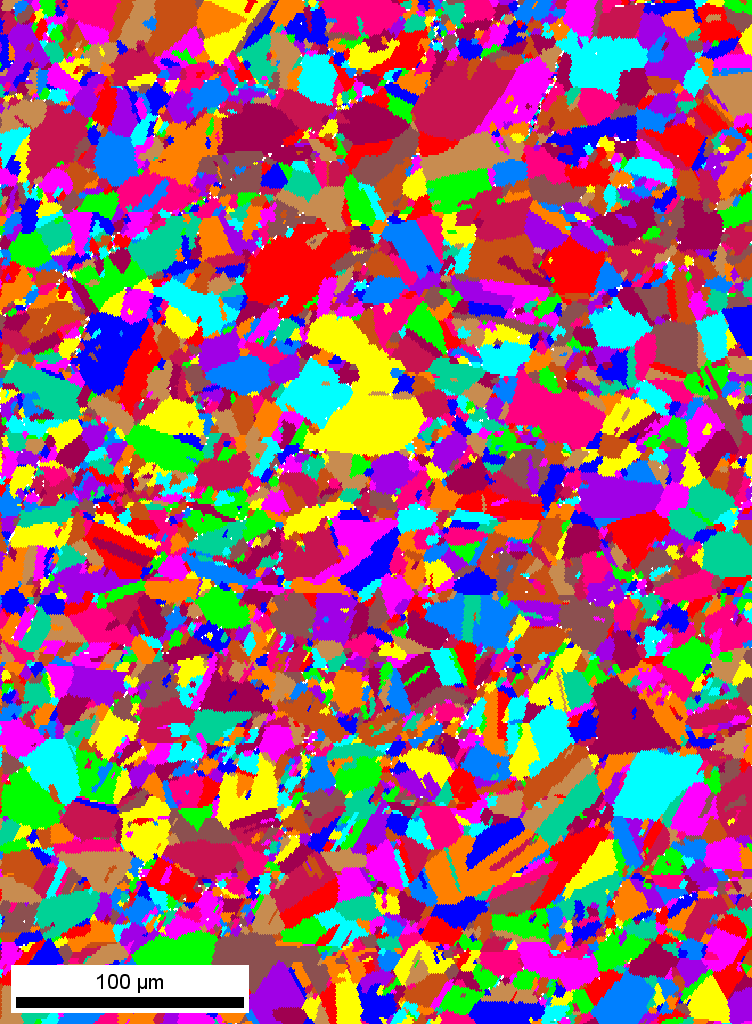
#> input picture simulations/2d_validation/Ni20Cr/Ni20Cr_EBSD.bmp, 752 x 1024 px
$ python grain_separator.py
#> lines starting #> are read from the running program, lines starting #| are printed output that depends on the picture; after the words box and inside, x2 and y2 are one past the last pixel; in counts of white or black regions, pixels touching at a corner belong together; long printed decimals are rounded
import cv2
import numpy as np
import matplotlib.pyplot as plt
import math
# import random as rng
# import itertools
import datetime
from string import Template

img_name = 'Ni20Cr_EBSD.bmp'
img = cv2.imread(img_name)
#> img is the input picture: shape (1024, 752, 3); mean B, G, R 115.7, 96.9, 151.6

### GETTING THE SCALE OF THE IMAGE
scale_num = 100 #um
units       = 'microns'
w_int = 1
n_per_w = 5
h_width = 2*w_int/n_per_w
H = 100
W = 150
l_PF = 0.5

gray = cv2.cvtColor(img,cv2.COLOR_BGR2GRAY)
ret,thresh = cv2.threshold(gray,5,255,cv2.THRESH_BINARY)
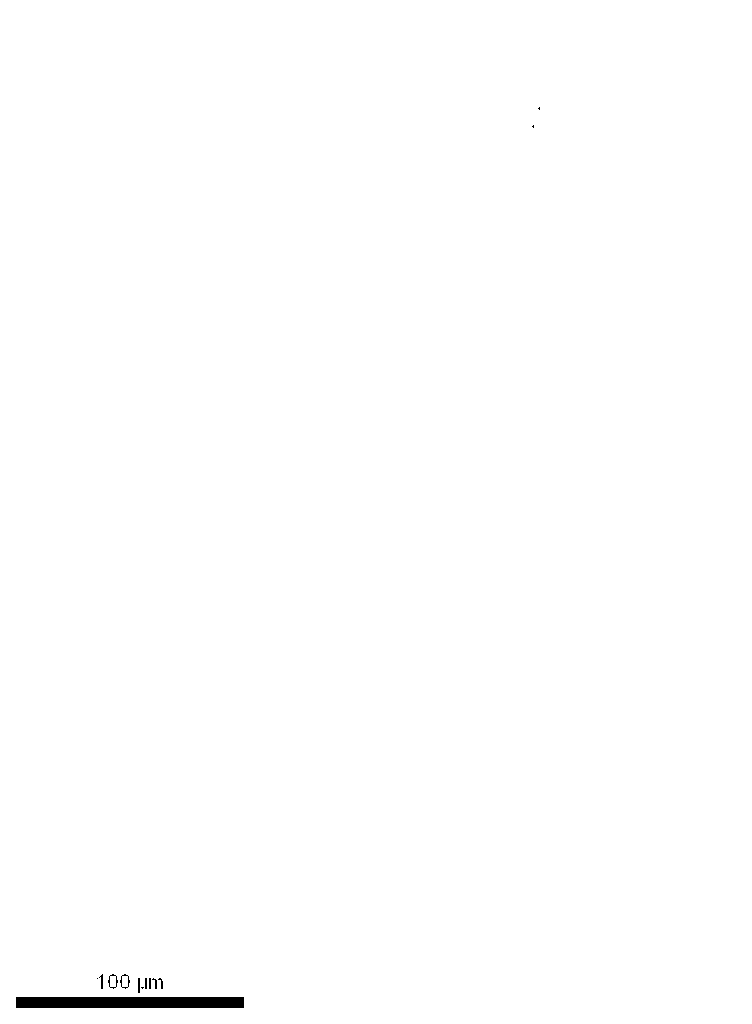
#> thresh: shape (1024, 752); 99.6% white; 13 black regions (4 under 20 px)

contours, hierarchy = cv2.findContours(thresh, cv2.RETR_LIST, cv2.CHAIN_APPROX_SIMPLE)
#> contours = 21 contours, 9 with area under 20; largest, box (x1, y1, x2, y2) and area: (0, 0, 752, 1024) 768273, (15, 996, 245, 1009) 2746, (137, 977, 141, 994) 46, (99, 973, 104, 990) 46, (157, 977, 164, 990) 36

#typically the first contour is the scale THRESH_BINARY
x,y,w,h=cv2.boundingRect(contours[0])
#> x = 15; y = 996; w = 230; h = 13

dpp = scale_num/(w-2)    #distance per pixel
#> dpp = 0.439


print("Image stepsizes are: ",dpp ," units/pixel")
#| Image stepsizes are:  0.4386  units/pixel


### CROP THE IMAGE TO REMOVE SCALE BAR

#Contour detects all white areas, the one with the largest area should be the scale bar. If this doesn't work, use manual cropping
ret,thresh = cv2.threshold(gray,254,255,cv2.THRESH_BINARY)
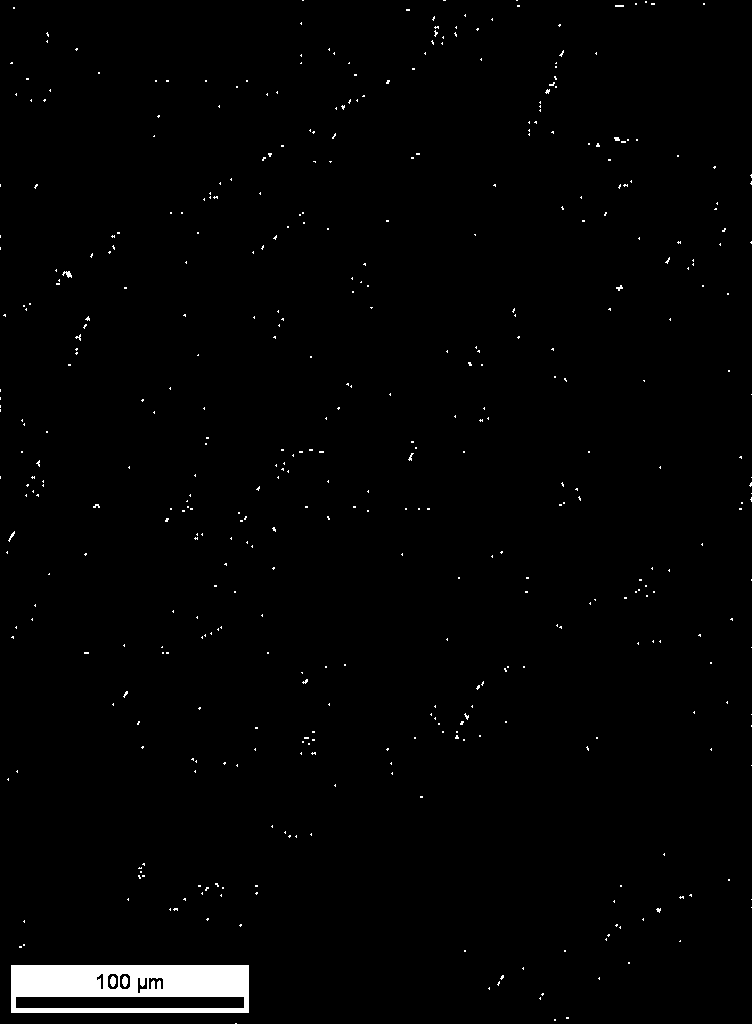
#> thresh: shape (1024, 752); 1.4% white; 454 white regions (446 under 20 px)

contours, hierarchy = cv2.findContours(thresh, cv2.RETR_LIST, cv2.CHAIN_APPROX_SIMPLE)
#> contours = 460 contours, 450 with area under 20; largest, box (x1, y1, x2, y2) and area: (11, 965, 249, 1013) 11139, (15, 996, 245, 1009) 2746, (119, 973, 131, 990) 158, (107, 973, 119, 990) 158, (148, 977, 164, 990) 122

max_area=0
max_id = 0
for (idx,cnt) in enumerate(contours):
    area = cv2.contourArea(cnt)
    if area > max_area:
        max_area = area
        max_id = idx
#> this loop made 460 passes
#> (cnt, area, max_area) on pass 19: ([[11, 965], [11, 1012], [248, 1012], [248, 965]], 11139, 11139)
#> (area, max_area) on pass 5: (2746, 2746)
#> after the loop, max_area = 11139; max_id = 18
x,y,w,h=cv2.boundingRect(contours[max_id])
#> x = 11; y = 965; w = 238; h = 48

cropped = img[:y,:]

print("Image original domain size is",np.asarray(cropped.shape[:-1])*dpp)
#| Image original domain size is [423.246 329.825 ]


cropped = cropped[:int(H/dpp),:int(W/dpp)]
#> cropped: shape (228, 342, 3)
cv2.imwrite('cropped_microstructure.png',cropped)

### SEPARATING GRAINS USING HUE

hue = cv2.cvtColor(cropped,cv2.COLOR_BGR2GRAY)#hsv[:,:,0]
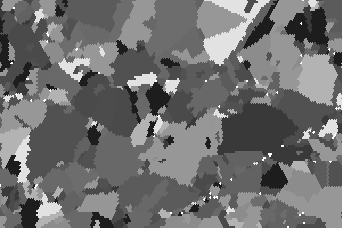
#> hue: shape (228, 342); min 29, max 255, mean 111.3

h,w = hue.shape
#> h = 228; w = 342

hist,bins = np.histogram(hue.ravel(),256,[0,256])
#> hist = 256 values, max 13525 at index 151, min 0 at index 0, mean 304.6; bins = 257 values from 0 to 256

### IDENTIFYING HUE PEAKS

peak_ids = []
for idx in range(0,hist.shape[0]):
    try:
        if ((hist[idx] > hist[idx-1]) and (hist[idx] > hist[idx+1])):
            peak_ids+=[idx]
        elif ((hist[idx] > hist[idx+1]) and idx ==0):
            peak_ids+=[idx]
        elif ((hist[idx] > hist[idx-1]) and idx == hist.shape[0]-2):
            peak_ids+=[idx]
    except:
        continue

hue_peaks = bins[peak_ids]
#> hue_peaks = [29, 57, 74, 76, 81, 91, 98, 105, 109, 140, 151, 179, 226]

### USING FLOOD FILL TO IDENTIFY GRAIN NUMBERS

grains = np.zeros((h,w),np.uint16)

grn_ct = 0
GRN_list = []

for thresh in range(256):#hue_peaks:
    thresh_hue = np.asarray(255*(hue==thresh),np.uint8)
    contours, hierarchy = cv2.findContours(thresh_hue, cv2.RETR_EXTERNAL, cv2.CHAIN_APPROX_NONE)

    GRN_list+=[cnt for cnt in contours]
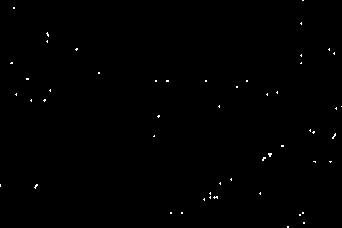
#> thresh_hue: shape (228, 342); 0.32% white in thin lines or dots
#> after the loop, GRN_list = 454 contours, 165 with area under 20; largest, box (x1, y1, x2, y2) and area: (217, 101, 313, 167) 3343, (138, 113, 223, 187) 3142, (25, 103, 89, 185) 2834, (196, 151, 264, 199) 1947, (144, 0, 198, 57) 1828

cntsSorted = sorted(GRN_list, key=lambda x: cv2.contourArea(x),reverse=True)
#> cntsSorted has the same summary as GRN_list

A = [cv2.contourArea(cnt) for cnt in cntsSorted]
#> A = 454 values, max 3343 at index 0, min 0 at index 443, mean 150.5
D = [2*math.sqrt(a_i/math.pi) for a_i in A]
#> D = 454 values, max 65.24 at index 0, min 0 at index 443, mean 9.46
print("Average grain diameter = ", 2*math.sqrt(sum(A)/len(A)/math.pi)*dpp, " ",units," Number of grains = ",len(A) )
#| Average grain diameter =  6.072   microns  Number of grains =  454
print("Range of diameters",min(D),max(D))
#| Range of diameters 0.0 65.241

cv2.drawContours(cropped,cntsSorted,-1,[0,0,0],1)
tmp = cv2.flip(cropped,0)
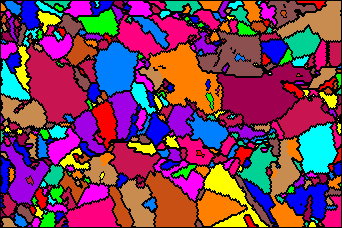
#> tmp: shape (228, 342, 3); mean B, G, R 90, 63.5, 120

for (idx,cnt) in enumerate(cntsSorted):
    cv2.fillPoly(grains,pts=[cnt],color=[idx])
    cv2.drawContours(grains, [cnt], 0, [idx], 1)
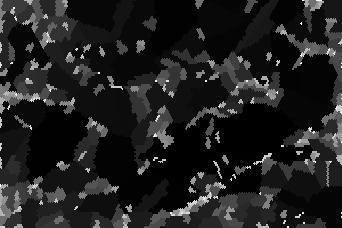
#> grains: shape (228, 342) uint16; min 0, max 453, mean 57.4; drawn with min black and max white

### GENERATING X,Y AND GRAIN NUMBER OUTPUT
uniqueValues, occurCount = np.unique(grains, return_counts=True)
#> uniqueValues = 454 values from 0 to 453; occurCount = 454 values, max 3488 at index 0, min 1 at index 447, mean 171.8
phases = np.zeros(grains.shape)

molten_salt_region = (uniqueValues.shape[0])*np.ones((h,int( (W+10)/dpp ) ),np.uint16)

grains = np.hstack([grains,molten_salt_region])
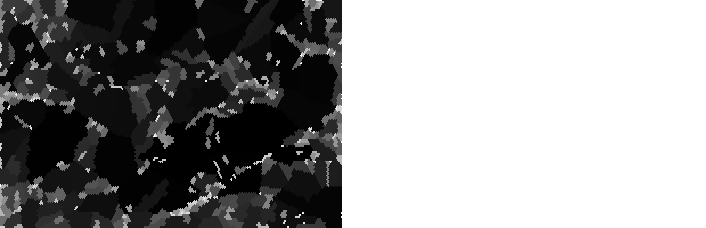
#> grains: shape (228, 706) uint16; min 0, max 454, mean 261.9; drawn with min black and max white
h,w = grains.shape
#> w = 706
phases = np.hstack([phases,np.ones(molten_salt_region.shape)])

print("Final mesh elements numbers: ",grains.shape)
#| Final mesh elements numbers:  (228, 706)
print("Number of grains ",uniqueValues.shape[0])
#| Number of grains  454

print("Mesh size in pixels = ",h," X ",w)
#| Mesh size in pixels =  228  X  706
print("Mesh dimensions = ",h*dpp," X ",w*dpp)
#| Mesh dimensions =  100.0  X  309.649
print("Mesh dpp = ",dpp)
#| Mesh dpp =  0.4386


grain_count = str(uniqueValues.shape[0]+1)
#> grain_count = '455'
phi1        = str(0)
phi2        = str(0)
phi3        = str(0)
z           = str(0)
phase_id    = str(0)
symm_class  = str(0)
mat_name    = "Ni_5Cr" #Doesn't matter, just added for convention
time_now    = datetime.datetime.now()

err = 1e-5

x_min       = str(0 - err)
y_min       = str(0 - err)
z_min       = str(0)
x_max       = str(w*dpp + err)
#> x_max = '309.6491328070175'
y_max       = str(h*dpp + err)
#> y_max = '100.00001'
z_max       = str(0)
z_step      = str(0)
z_dim       = str(0)

### GET HEADER TEMPLATE
#> (the run stopped early here; a loop or call above may not have finished)
